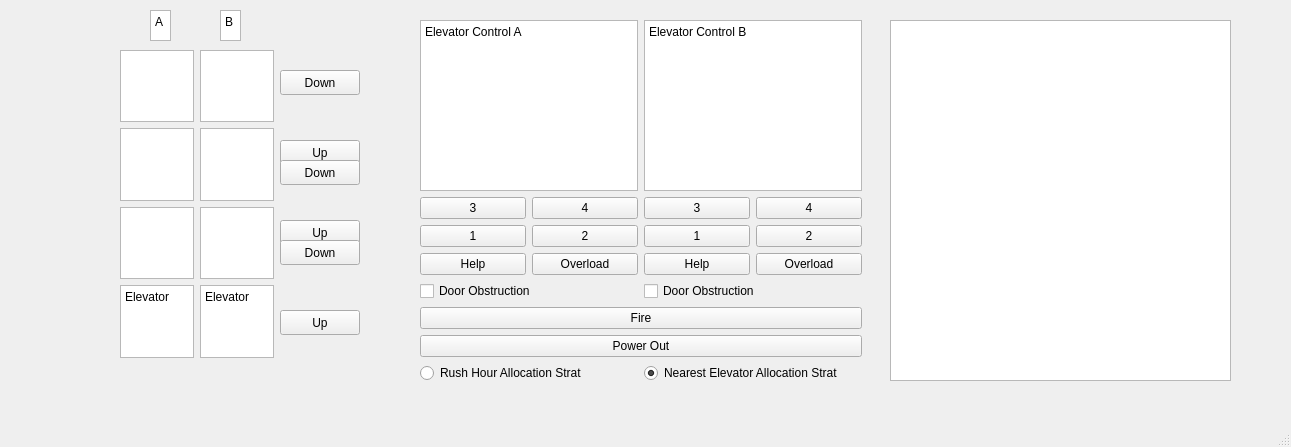
<?xml version="1.0" encoding="UTF-8"?>
<ui version="4.0">
 <class>MainWindow</class>
 <widget class="QMainWindow" name="MainWindow">
  <property name="geometry">
   <rect>
    <x>0</x>
    <y>0</y>
    <width>1291</width>
    <height>447</height>
   </rect>
  </property>
  <property name="windowTitle">
   <string>MainWindow</string>
  </property>
  <widget class="QWidget" name="centralwidget">
   <widget class="QPushButton" name="down4">
    <property name="geometry">
     <rect>
      <x>280</x>
      <y>70</y>
      <width>80</width>
      <height>25</height>
     </rect>
    </property>
    <property name="text">
     <string>Down</string>
    </property>
   </widget>
   <widget class="QPushButton" name="up3">
    <property name="geometry">
     <rect>
      <x>280</x>
      <y>140</y>
      <width>80</width>
      <height>25</height>
     </rect>
    </property>
    <property name="text">
     <string>Up</string>
    </property>
   </widget>
   <widget class="QPushButton" name="down3">
    <property name="geometry">
     <rect>
      <x>280</x>
      <y>160</y>
      <width>80</width>
      <height>25</height>
     </rect>
    </property>
    <property name="text">
     <string>Down</string>
    </property>
   </widget>
   <widget class="QPushButton" name="up2">
    <property name="geometry">
     <rect>
      <x>280</x>
      <y>220</y>
      <width>80</width>
      <height>25</height>
     </rect>
    </property>
    <property name="text">
     <string>Up</string>
    </property>
   </widget>
   <widget class="QPushButton" name="down2">
    <property name="geometry">
     <rect>
      <x>280</x>
      <y>240</y>
      <width>80</width>
      <height>25</height>
     </rect>
    </property>
    <property name="text">
     <string>Down</string>
    </property>
   </widget>
   <widget class="QPushButton" name="up1">
    <property name="geometry">
     <rect>
      <x>280</x>
      <y>310</y>
      <width>80</width>
      <height>25</height>
     </rect>
    </property>
    <property name="text">
     <string>Up</string>
    </property>
   </widget>
   <widget class="QTextEdit" name="textEdit_12">
    <property name="geometry">
     <rect>
      <x>150</x>
      <y>10</y>
      <width>21</width>
      <height>31</height>
     </rect>
    </property>
    <property name="html">
     <string>&lt;!DOCTYPE HTML PUBLIC &quot;-//W3C//DTD HTML 4.0//EN&quot; &quot;http://www.w3.org/TR/REC-html40/strict.dtd&quot;&gt;
&lt;html&gt;&lt;head&gt;&lt;meta name=&quot;qrichtext&quot; content=&quot;1&quot; /&gt;&lt;style type=&quot;text/css&quot;&gt;
p, li { white-space: pre-wrap; }
&lt;/style&gt;&lt;/head&gt;&lt;body style=&quot; font-family:'Noto Sans'; font-size:9pt; font-weight:400; font-style:normal;&quot;&gt;
&lt;p style=&quot; margin-top:0px; margin-bottom:0px; margin-left:0px; margin-right:0px; -qt-block-indent:0; text-indent:0px;&quot;&gt;A&lt;/p&gt;&lt;/body&gt;&lt;/html&gt;</string>
    </property>
   </widget>
   <widget class="QTextEdit" name="textEdit_13">
    <property name="geometry">
     <rect>
      <x>220</x>
      <y>10</y>
      <width>21</width>
      <height>31</height>
     </rect>
    </property>
    <property name="html">
     <string>&lt;!DOCTYPE HTML PUBLIC &quot;-//W3C//DTD HTML 4.0//EN&quot; &quot;http://www.w3.org/TR/REC-html40/strict.dtd&quot;&gt;
&lt;html&gt;&lt;head&gt;&lt;meta name=&quot;qrichtext&quot; content=&quot;1&quot; /&gt;&lt;style type=&quot;text/css&quot;&gt;
p, li { white-space: pre-wrap; }
&lt;/style&gt;&lt;/head&gt;&lt;body style=&quot; font-family:'Noto Sans'; font-size:9pt; font-weight:400; font-style:normal;&quot;&gt;
&lt;p style=&quot; margin-top:0px; margin-bottom:0px; margin-left:0px; margin-right:0px; -qt-block-indent:0; text-indent:0px;&quot;&gt;B&lt;/p&gt;&lt;/body&gt;&lt;/html&gt;</string>
    </property>
   </widget>
   <widget class="QWidget" name="layoutWidget">
    <property name="geometry">
     <rect>
      <x>120</x>
      <y>50</y>
      <width>154</width>
      <height>308</height>
     </rect>
    </property>
    <layout class="QGridLayout" name="gridLayout">
     <item row="0" column="0">
      <layout class="QHBoxLayout" name="horizontalLayout">
       <item>
        <layout class="QVBoxLayout" name="verticalLayout_2">
         <item>
          <widget class="QTextEdit" name="floorA4"/>
         </item>
         <item>
          <widget class="QTextEdit" name="floorA3"/>
         </item>
        </layout>
       </item>
       <item>
        <layout class="QVBoxLayout" name="verticalLayout">
         <item>
          <widget class="QTextEdit" name="floorB4"/>
         </item>
         <item>
          <widget class="QTextEdit" name="floorB3"/>
         </item>
        </layout>
       </item>
      </layout>
     </item>
     <item row="1" column="0">
      <layout class="QHBoxLayout" name="horizontalLayout_2">
       <item>
        <layout class="QVBoxLayout" name="verticalLayout_3">
         <item>
          <widget class="QTextEdit" name="floorA2"/>
         </item>
         <item>
          <widget class="QTextEdit" name="floorA1">
           <property name="html">
            <string>&lt;!DOCTYPE HTML PUBLIC &quot;-//W3C//DTD HTML 4.0//EN&quot; &quot;http://www.w3.org/TR/REC-html40/strict.dtd&quot;&gt;
&lt;html&gt;&lt;head&gt;&lt;meta name=&quot;qrichtext&quot; content=&quot;1&quot; /&gt;&lt;style type=&quot;text/css&quot;&gt;
p, li { white-space: pre-wrap; }
&lt;/style&gt;&lt;/head&gt;&lt;body style=&quot; font-family:'Noto Sans'; font-size:9pt; font-weight:400; font-style:normal;&quot;&gt;
&lt;p style=&quot; margin-top:0px; margin-bottom:0px; margin-left:0px; margin-right:0px; -qt-block-indent:0; text-indent:0px;&quot;&gt;Elevator&lt;/p&gt;&lt;/body&gt;&lt;/html&gt;</string>
           </property>
          </widget>
         </item>
        </layout>
       </item>
       <item>
        <layout class="QVBoxLayout" name="verticalLayout_4">
         <item>
          <widget class="QTextEdit" name="floorB2"/>
         </item>
         <item>
          <widget class="QTextEdit" name="floorB1">
           <property name="html">
            <string>&lt;!DOCTYPE HTML PUBLIC &quot;-//W3C//DTD HTML 4.0//EN&quot; &quot;http://www.w3.org/TR/REC-html40/strict.dtd&quot;&gt;
&lt;html&gt;&lt;head&gt;&lt;meta name=&quot;qrichtext&quot; content=&quot;1&quot; /&gt;&lt;style type=&quot;text/css&quot;&gt;
p, li { white-space: pre-wrap; }
&lt;/style&gt;&lt;/head&gt;&lt;body style=&quot; font-family:'Noto Sans'; font-size:9pt; font-weight:400; font-style:normal;&quot;&gt;
&lt;p style=&quot; margin-top:0px; margin-bottom:0px; margin-left:0px; margin-right:0px; -qt-block-indent:0; text-indent:0px;&quot;&gt;Elevator&lt;/p&gt;&lt;/body&gt;&lt;/html&gt;</string>
           </property>
          </widget>
         </item>
        </layout>
       </item>
      </layout>
     </item>
    </layout>
   </widget>
   <widget class="QWidget" name="layoutWidget">
    <property name="geometry">
     <rect>
      <x>420</x>
      <y>20</y>
      <width>442</width>
      <height>363</height>
     </rect>
    </property>
    <layout class="QGridLayout" name="gridLayout_2">
     <item row="5" column="1" colspan="4">
      <widget class="QPushButton" name="fire">
       <property name="text">
        <string>Fire</string>
       </property>
      </widget>
     </item>
     <item row="7" column="1" colspan="2">
      <widget class="QRadioButton" name="strat2">
       <property name="text">
        <string>Rush Hour Allocation Strat</string>
       </property>
      </widget>
     </item>
     <item row="0" column="3" colspan="2">
      <widget class="QTextEdit" name="textEdit_11">
       <property name="html">
        <string>&lt;!DOCTYPE HTML PUBLIC &quot;-//W3C//DTD HTML 4.0//EN&quot; &quot;http://www.w3.org/TR/REC-html40/strict.dtd&quot;&gt;
&lt;html&gt;&lt;head&gt;&lt;meta name=&quot;qrichtext&quot; content=&quot;1&quot; /&gt;&lt;style type=&quot;text/css&quot;&gt;
p, li { white-space: pre-wrap; }
&lt;/style&gt;&lt;/head&gt;&lt;body style=&quot; font-family:'Noto Sans'; font-size:9pt; font-weight:400; font-style:normal;&quot;&gt;
&lt;p style=&quot; margin-top:0px; margin-bottom:0px; margin-left:0px; margin-right:0px; -qt-block-indent:0; text-indent:0px;&quot;&gt;Elevator Control B&lt;/p&gt;&lt;/body&gt;&lt;/html&gt;</string>
       </property>
      </widget>
     </item>
     <item row="7" column="3" colspan="2">
      <widget class="QRadioButton" name="strat1">
       <property name="text">
        <string>Nearest Elevator Allocation Strat</string>
       </property>
       <property name="checked">
        <bool>true</bool>
       </property>
      </widget>
     </item>
     <item row="2" column="3">
      <widget class="QPushButton" name="b1">
       <property name="text">
        <string>1</string>
       </property>
      </widget>
     </item>
     <item row="2" column="1">
      <widget class="QPushButton" name="a1">
       <property name="text">
        <string>1</string>
       </property>
      </widget>
     </item>
     <item row="1" column="2">
      <widget class="QPushButton" name="a4">
       <property name="text">
        <string>4</string>
       </property>
      </widget>
     </item>
     <item row="4" column="3" colspan="2">
      <widget class="QCheckBox" name="obstructB">
       <property name="text">
        <string>Door Obstruction</string>
       </property>
      </widget>
     </item>
     <item row="3" column="3">
      <widget class="QPushButton" name="helpB">
       <property name="text">
        <string>Help</string>
       </property>
      </widget>
     </item>
     <item row="2" column="4">
      <widget class="QPushButton" name="b2">
       <property name="text">
        <string>2</string>
       </property>
      </widget>
     </item>
     <item row="3" column="4">
      <widget class="QPushButton" name="overloadB">
       <property name="text">
        <string>Overload</string>
       </property>
      </widget>
     </item>
     <item row="0" column="1" colspan="2">
      <widget class="QTextEdit" name="textEdit_10">
       <property name="html">
        <string>&lt;!DOCTYPE HTML PUBLIC &quot;-//W3C//DTD HTML 4.0//EN&quot; &quot;http://www.w3.org/TR/REC-html40/strict.dtd&quot;&gt;
&lt;html&gt;&lt;head&gt;&lt;meta name=&quot;qrichtext&quot; content=&quot;1&quot; /&gt;&lt;style type=&quot;text/css&quot;&gt;
p, li { white-space: pre-wrap; }
&lt;/style&gt;&lt;/head&gt;&lt;body style=&quot; font-family:'Noto Sans'; font-size:9pt; font-weight:400; font-style:normal;&quot;&gt;
&lt;p style=&quot; margin-top:0px; margin-bottom:0px; margin-left:0px; margin-right:0px; -qt-block-indent:0; text-indent:0px;&quot;&gt;Elevator Control A&lt;/p&gt;&lt;/body&gt;&lt;/html&gt;</string>
       </property>
      </widget>
     </item>
     <item row="6" column="1" colspan="4">
      <widget class="QPushButton" name="powerout">
       <property name="text">
        <string>Power Out</string>
       </property>
      </widget>
     </item>
     <item row="3" column="1">
      <widget class="QPushButton" name="helpA">
       <property name="text">
        <string>Help</string>
       </property>
      </widget>
     </item>
     <item row="2" column="2">
      <widget class="QPushButton" name="a2">
       <property name="text">
        <string>2</string>
       </property>
      </widget>
     </item>
     <item row="1" column="1">
      <widget class="QPushButton" name="a3">
       <property name="text">
        <string>3</string>
       </property>
      </widget>
     </item>
     <item row="1" column="4">
      <widget class="QPushButton" name="b4">
       <property name="text">
        <string>4</string>
       </property>
      </widget>
     </item>
     <item row="3" column="2">
      <widget class="QPushButton" name="overloadA">
       <property name="text">
        <string>Overload</string>
       </property>
      </widget>
     </item>
     <item row="4" column="1" colspan="2">
      <widget class="QCheckBox" name="obstructA">
       <property name="text">
        <string>Door Obstruction</string>
       </property>
      </widget>
     </item>
     <item row="1" column="3">
      <widget class="QPushButton" name="b3">
       <property name="text">
        <string>3</string>
       </property>
      </widget>
     </item>
    </layout>
   </widget>
   <widget class="QTextEdit" name="out">
    <property name="geometry">
     <rect>
      <x>890</x>
      <y>20</y>
      <width>341</width>
      <height>361</height>
     </rect>
    </property>
    <property name="verticalScrollBarPolicy">
     <enum>Qt::ScrollBarAsNeeded</enum>
    </property>
    <property name="sizeAdjustPolicy">
     <enum>QAbstractScrollArea::AdjustToContentsOnFirstShow</enum>
    </property>
   </widget>
  </widget>
  <widget class="QMenuBar" name="menubar">
   <property name="geometry">
    <rect>
     <x>0</x>
     <y>0</y>
     <width>1291</width>
     <height>22</height>
    </rect>
   </property>
  </widget>
  <widget class="QStatusBar" name="statusbar"/>
 </widget>
 <resources/>
 <connections/>
</ui>
